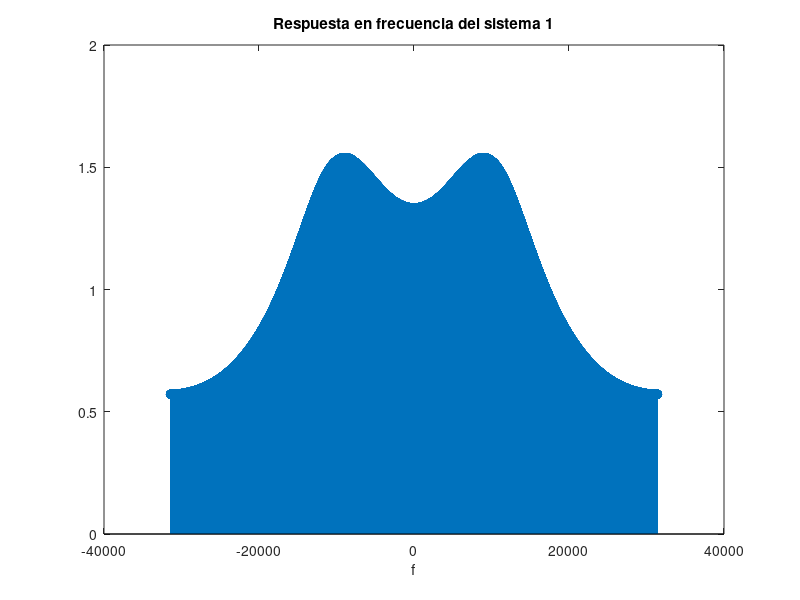
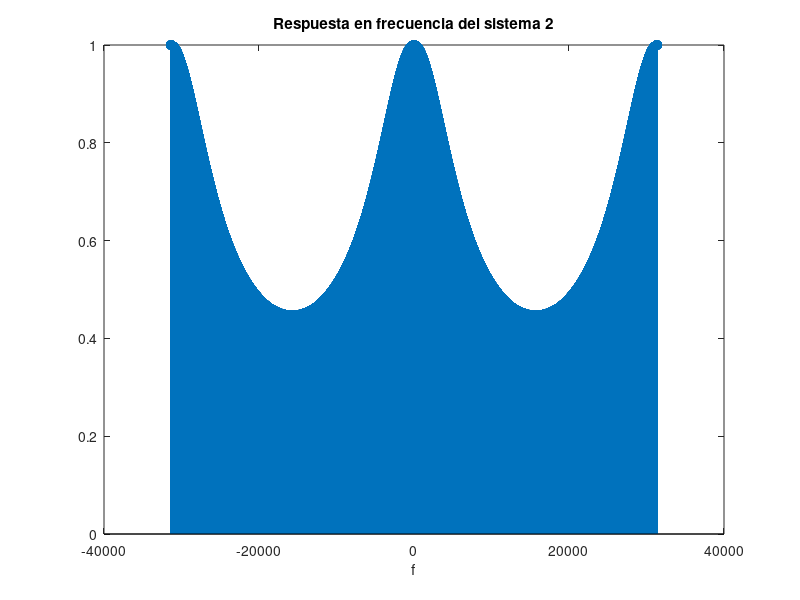
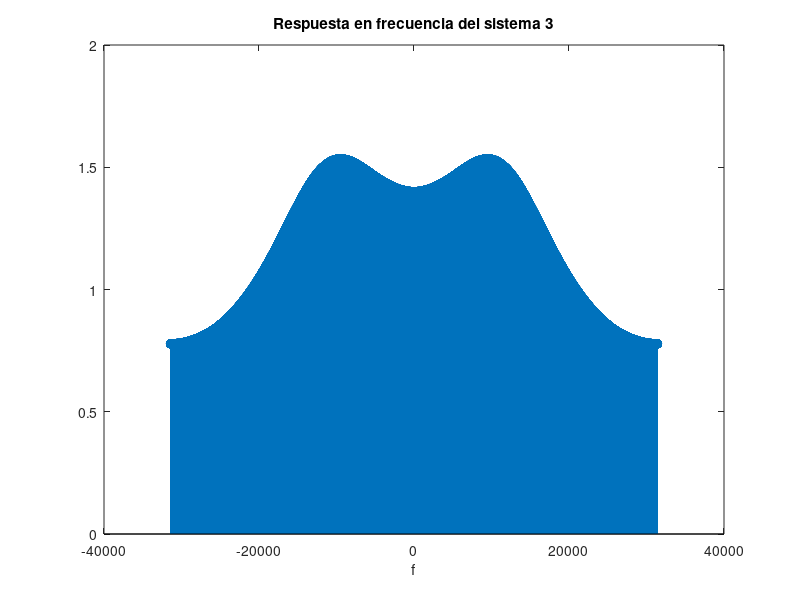
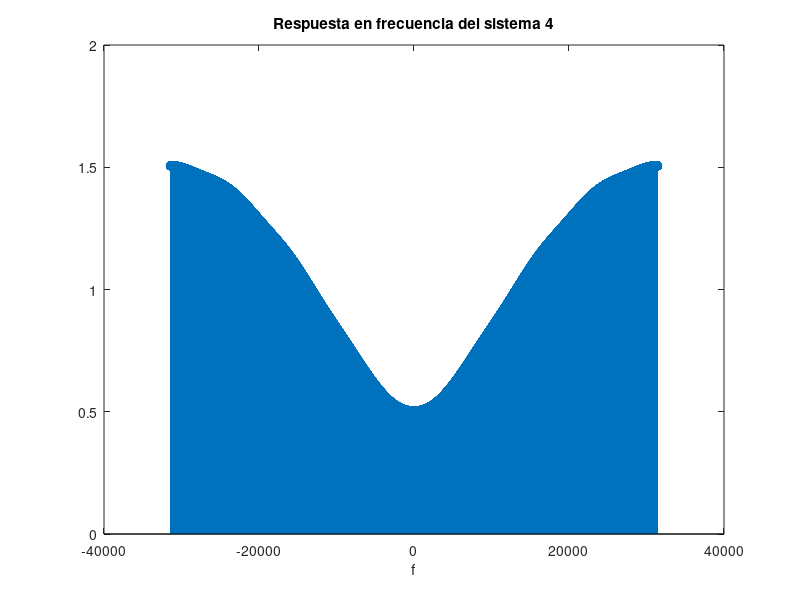

Here is the MATLAB script that generated these plots, in order:
close all
clear all
clc
% ------------------------------------------------
% frecuencia de muestreo
fm=10000;

% periodo de muestreo
Tm=1/fm;

% magnitud
r=1;

% fase
w=-pi:Tm:pi;

% variable compleja z
z=r*exp(1i*w);

% cantidad de muestras
n=length(w);

% define las funciones de transferencias
H1=zeros(1,n);
H2=zeros(1,n);
H3=zeros(1,n);
H4=zeros(1,n);

% funcion de transferencia H(z)=Y(z)/X(z)
for k=1:n
    % sistema 1)
    H1(k)=(z(k).^2)/((z(k).^2)-(1/2)*z(k)+(1/4));
    % sistema 2)
    H2(k)=(z(k))/((z(k).^2)-z(k)-1);
    % sistema 3)
    H3(k)=(7*(z(k).^2))/((z(k).^2)-2*z(k)+6);
    % sistema 4)
    H4(k)=(z(k).^7)/((z(k).^7)+(1/2)*(z(k).^6)+(1/4)*(z(k).^5)+(1/8)*(z(k).^4)+(1/16)*(z(k).^3)+(1/32)*(z(k).^2)+(1/64)*z(k)+(1/128));
end

% calcula las magnitudes
H1_tdf=abs(H1);
H2_tdf=abs(H2);
H3_tdf=abs(H3);
H4_tdf=abs(H4);

% eje de frecuencias
ejew=(-pi/Tm):(pi/Tm);

% graficas
% sistema 1)
figure;
stem(ejew,H1_tdf);
title('Respuesta en frecuencia del sistema 1');
xlabel('f');
% sistema 2)
figure;
stem(ejew,H2_tdf);
title('Respuesta en frecuencia del sistema 2');
xlabel('f');
% sistema 3)
figure;
stem(ejew,H3_tdf);
title('Respuesta en frecuencia del sistema 3');
xlabel('f');
% sistema 4)
figure;
stem(ejew,H4_tdf);
title('Respuesta en frecuencia del sistema 4');
xlabel('f');
% ------------------------------------------------